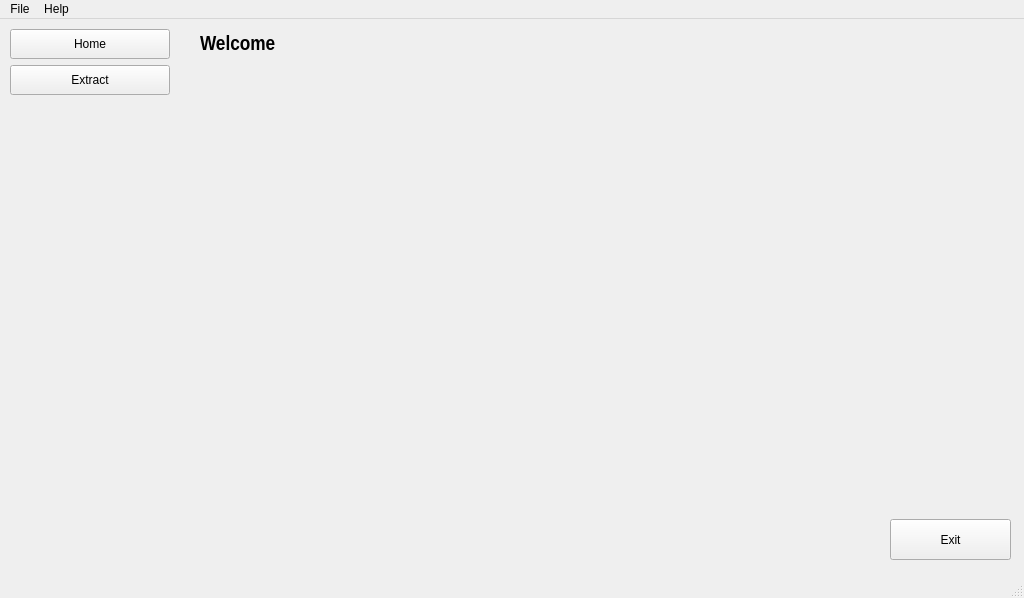
<?xml version="1.0" encoding="UTF-8"?>
<ui version="4.0">
 <class>MainWindow</class>
 <widget class="QMainWindow" name="MainWindow">
  <property name="geometry">
   <rect>
    <x>0</x>
    <y>0</y>
    <width>1024</width>
    <height>598</height>
   </rect>
  </property>
  <property name="sizePolicy">
   <sizepolicy hsizetype="Preferred" vsizetype="Preferred">
    <horstretch>0</horstretch>
    <verstretch>0</verstretch>
   </sizepolicy>
  </property>
  <property name="windowTitle">
   <string>MainWindow</string>
  </property>
  <widget class="QWidget" name="centralwidget">
   <widget class="QPushButton" name="btn_exit">
    <property name="geometry">
     <rect>
      <x>890</x>
      <y>500</y>
      <width>121</width>
      <height>41</height>
     </rect>
    </property>
    <property name="text">
     <string>Exit</string>
    </property>
   </widget>
   <widget class="QStackedWidget" name="stackedWidget">
    <property name="geometry">
     <rect>
      <x>200</x>
      <y>10</y>
      <width>670</width>
      <height>531</height>
     </rect>
    </property>
    <property name="currentIndex">
     <number>1</number>
    </property>
    <widget class="QWidget" name="convert_gui">
     <widget class="QProgressBar" name="progress_bar">
      <property name="geometry">
       <rect>
        <x>530</x>
        <y>60</y>
        <width>121</width>
        <height>23</height>
       </rect>
      </property>
      <property name="value">
       <number>0</number>
      </property>
      <property name="textVisible">
       <bool>false</bool>
      </property>
     </widget>
     <widget class="QPushButton" name="btn_gen_inf">
      <property name="geometry">
       <rect>
        <x>540</x>
        <y>340</y>
        <width>121</width>
        <height>41</height>
       </rect>
      </property>
      <property name="text">
       <string>General Inf.</string>
      </property>
     </widget>
     <widget class="QLabel" name="label_info">
      <property name="geometry">
       <rect>
        <x>30</x>
        <y>80</y>
        <width>131</width>
        <height>51</height>
       </rect>
      </property>
      <property name="font">
       <font>
        <pointsize>9</pointsize>
       </font>
      </property>
      <property name="autoFillBackground">
       <bool>false</bool>
      </property>
      <property name="text">
       <string>Waiting for input</string>
      </property>
      <property name="alignment">
       <set>Qt::AlignLeading|Qt::AlignLeft|Qt::AlignTop</set>
      </property>
      <property name="wordWrap">
       <bool>true</bool>
      </property>
     </widget>
     <widget class="QPushButton" name="btn_all">
      <property name="geometry">
       <rect>
        <x>540</x>
        <y>290</y>
        <width>121</width>
        <height>41</height>
       </rect>
      </property>
      <property name="text">
       <string>ALL</string>
      </property>
     </widget>
     <widget class="QLineEdit" name="path_dir">
      <property name="geometry">
       <rect>
        <x>30</x>
        <y>20</y>
        <width>491</width>
        <height>20</height>
       </rect>
      </property>
     </widget>
     <widget class="QLabel" name="label_status">
      <property name="geometry">
       <rect>
        <x>20</x>
        <y>50</y>
        <width>71</width>
        <height>20</height>
       </rect>
      </property>
      <property name="font">
       <font>
        <pointsize>12</pointsize>
        <weight>75</weight>
        <bold>true</bold>
       </font>
      </property>
      <property name="text">
       <string>Status</string>
      </property>
      <property name="alignment">
       <set>Qt::AlignCenter</set>
      </property>
     </widget>
     <widget class="QPushButton" name="btn_browse">
      <property name="geometry">
       <rect>
        <x>530</x>
        <y>20</y>
        <width>121</width>
        <height>23</height>
       </rect>
      </property>
      <property name="text">
       <string>Browse</string>
      </property>
     </widget>
     <widget class="QPushButton" name="btn_cashflow">
      <property name="geometry">
       <rect>
        <x>540</x>
        <y>440</y>
        <width>121</width>
        <height>41</height>
       </rect>
      </property>
      <property name="text">
       <string>Cashflow</string>
      </property>
     </widget>
     <widget class="QPushButton" name="btn_pro_loss">
      <property name="geometry">
       <rect>
        <x>540</x>
        <y>390</y>
        <width>121</width>
        <height>41</height>
       </rect>
      </property>
      <property name="text">
       <string>Profit/Loss</string>
      </property>
     </widget>
     <widget class="QPushButton" name="btn_b_sheet">
      <property name="geometry">
       <rect>
        <x>540</x>
        <y>490</y>
        <width>121</width>
        <height>41</height>
       </rect>
      </property>
      <property name="text">
       <string>B. Sheet</string>
      </property>
     </widget>
    </widget>
    <widget class="QWidget" name="home">
     <widget class="QLabel" name="label">
      <property name="geometry">
       <rect>
        <x>0</x>
        <y>0</y>
        <width>131</width>
        <height>31</height>
       </rect>
      </property>
      <property name="font">
       <font>
        <family>Arial Narrow</family>
        <pointsize>16</pointsize>
        <weight>75</weight>
        <bold>true</bold>
       </font>
      </property>
      <property name="text">
       <string>Welcome</string>
      </property>
     </widget>
    </widget>
   </widget>
   <widget class="QWidget" name="verticalLayoutWidget">
    <property name="geometry">
     <rect>
      <x>10</x>
      <y>10</y>
      <width>160</width>
      <height>531</height>
     </rect>
    </property>
    <layout class="QVBoxLayout" name="verticalLayout">
     <item>
      <widget class="QPushButton" name="sidebar_btn_home">
       <property name="enabled">
        <bool>true</bool>
       </property>
       <property name="minimumSize">
        <size>
         <width>0</width>
         <height>30</height>
        </size>
       </property>
       <property name="text">
        <string>Home</string>
       </property>
      </widget>
     </item>
     <item>
      <widget class="QPushButton" name="sidebr_btn_extract">
       <property name="minimumSize">
        <size>
         <width>0</width>
         <height>30</height>
        </size>
       </property>
       <property name="text">
        <string>Extract</string>
       </property>
      </widget>
     </item>
     <item>
      <spacer name="verticalSpacer">
       <property name="orientation">
        <enum>Qt::Vertical</enum>
       </property>
       <property name="sizeHint" stdset="0">
        <size>
         <width>20</width>
         <height>40</height>
        </size>
       </property>
      </spacer>
     </item>
    </layout>
   </widget>
  </widget>
  <widget class="QMenuBar" name="menubar">
   <property name="geometry">
    <rect>
     <x>0</x>
     <y>0</y>
     <width>1024</width>
     <height>21</height>
    </rect>
   </property>
   <widget class="QMenu" name="menuFile">
    <property name="title">
     <string>File</string>
    </property>
    <addaction name="actionExit"/>
   </widget>
   <widget class="QMenu" name="menuHelp">
    <property name="title">
     <string>Help</string>
    </property>
   </widget>
   <addaction name="menuFile"/>
   <addaction name="menuHelp"/>
  </widget>
  <widget class="QStatusBar" name="statusbar"/>
  <action name="actionExit">
   <property name="text">
    <string>Exit</string>
   </property>
  </action>
 </widget>
 <resources/>
 <connections/>
</ui>
